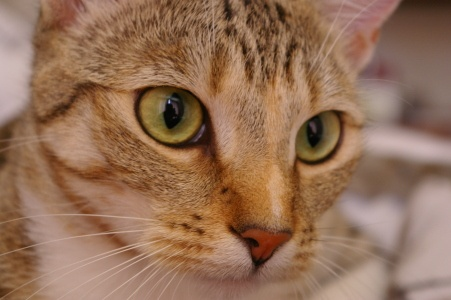
#> input picture images/1_cat.jpg, 451 x 300 px
$ python sobel.py --image ../images/1_cat.jpg --out results   (older library calls are emulated)
#> lines starting #> are read from the running program, lines starting #| are printed output that depends on the picture; after the words box and inside, x2 and y2 are one past the last pixel; in counts of white or black regions, pixels touching at a corner belong together; long printed decimals are rounded
# -*- coding: utf-8 -*-
"""
ЛР №1, вариант 1: фильтр (оператор) Собеля.

Что делает скрипт:
  1. Своя реализация оператора Собеля на NumPy (свёртка 3x3 вручную).
  2. Готовые реализации: OpenCV (cv2.Sobel) и scikit-image (skimage.filters.sobel).
  3. Сравнение своей реализации с OpenCV (максимальная разница).
  4. Сохраняет картинки для отчёта: Gx, Gy, модуль градиента, направление,
     бинарные границы и сравнение с библиотеками.

Запуск:
    python sobel.py --image ../images/1_cat.jpg --out results
"""

import argparse
import os

import cv2
import matplotlib.pyplot as plt
import numpy as np
from skimage.filters import sobel as sk_sobel

# Ядра Собеля
KX = np.array([[-1, 0, 1],
               [-2, 0, 2],
               [-1, 0, 1]], dtype=np.float64)
KY = KX.T  # [[-1,-2,-1],[0,0,0],[1,2,1]]


def convolve3x3(img, kernel):
    """Корреляция с ядром 3x3 (как в cv2.filter2D), края — отражение."""
    padded = np.pad(img, 1, mode="reflect")
    out = np.zeros_like(img, dtype=np.float64)
    h, w = img.shape
    for i in range(3):
        for j in range(3):
            out += kernel[i, j] * padded[i:i + h, j:j + w]
    return out


def sobel_numpy(gray):
    """Возвращает Gx, Gy, модуль градиента G и направление theta (в градусах)."""
    gray = gray.astype(np.float64)
    gx = convolve3x3(gray, KX)
    gy = convolve3x3(gray, KY)
    g = np.hypot(gx, gy)                      # G = sqrt(Gx^2 + Gy^2)
    theta = np.degrees(np.arctan2(gy, gx))    # направление градиента
    return gx, gy, g, theta


def to_uint8(a):
    a = np.abs(a)
    return (255 * a / a.max()).astype(np.uint8) if a.max() > 0 else a.astype(np.uint8)


def main():
    ap = argparse.ArgumentParser()
    ap.add_argument("--image", default="../images/1_cat.jpg")
    ap.add_argument("--out", default="results")
    ap.add_argument("--blur", type=int, default=3, help="размер гауссова размытия перед Собелем (0 — без)")
    ap.add_argument("--thr", type=float, default=0.2, help="порог для бинарных границ (доля от max G)")
    args = ap.parse_args()
    os.makedirs(args.out, exist_ok=True)

    img = cv2.imread(args.image)
#> img is the input picture: shape (300, 451, 3); mean B, G, R 86.8, 111.4, 147.7
    if img is None:
        raise FileNotFoundError(args.image)
    gray = cv2.cvtColor(img, cv2.COLOR_BGR2GRAY)
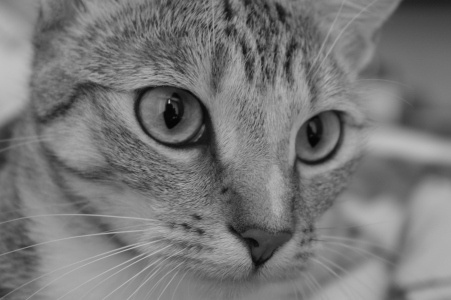
#> gray: shape (300, 451); min 3, max 194, mean 119.5
    if args.blur:
        gray = cv2.GaussianBlur(gray, (args.blur, args.blur), 0)  # подавляем шум

    # 1) своя реализация
    gx, gy, g, theta = sobel_numpy(gray)
#> after the loop in convolve3x3 (call 2), `for i in range(3):`:
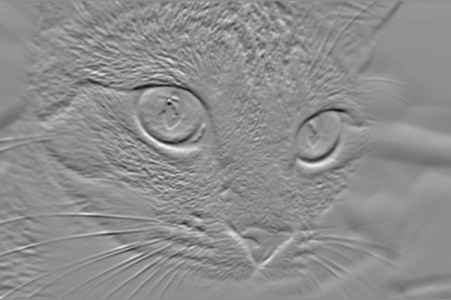
#> out: shape (300, 451) float64; min -327, max 262, mean 0.8; drawn with min black and max white
#> in sobel_numpy, `theta = np.degrees(np.arctan2(gy, gx))`:
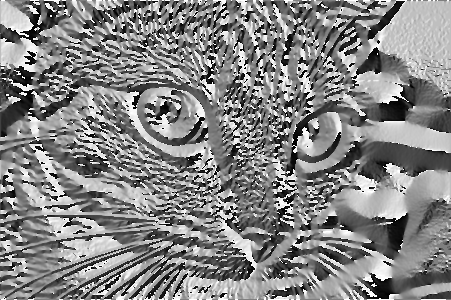
#> theta: shape (300, 451) float64; min -179.7, max 180, mean 8.4; drawn with min black and max white
    edges = (g > args.thr * g.max()).astype(np.uint8) * 255
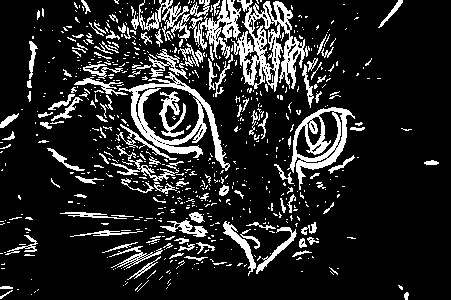
#> edges: shape (300, 451); 15.3% white; 696 white regions (575 under 20 px), largest, box (x1, y1, x2, y2) and area: (231, 0, 310, 92) 2788, (118, 72, 230, 171) 2277, (131, 0, 241, 59) 1985

    # 2) OpenCV
    cv_gx = cv2.Sobel(gray, cv2.CV_64F, 1, 0, ksize=3, borderType=cv2.BORDER_REFLECT_101)
    cv_gy = cv2.Sobel(gray, cv2.CV_64F, 0, 1, ksize=3, borderType=cv2.BORDER_REFLECT_101)
    cv_g = np.hypot(cv_gx, cv_gy)

    # 3) scikit-image (возвращает нормированный модуль градиента)
    sk_g = sk_sobel(gray.astype(np.float64) / 255)

    diff = np.abs(g - cv_g).max()
#> diff = 0
    print(f"Изображение: {args.image}, размер {gray.shape[1]}x{gray.shape[0]}")
#| Изображение: ../images/1_cat.jpg, размер 451x300
    print(f"Макс. |G| своя реализация: {g.max():.1f}, OpenCV: {cv_g.max():.1f}")
#| Макс. |G| своя реализация: 330.4, OpenCV: 330.4
    print(f"Максимальная разница своя vs OpenCV: {diff:.6f}")
#| Максимальная разница своя vs OpenCV: 0
    print(f"Доля пикселей-границ при пороге {args.thr}: {(edges > 0).mean():.3f}")
#| Доля пикселей-границ при пороге 0.2: 0.153

    # --- картинки для отчёта
    cv2.imwrite(os.path.join(args.out, "gx.png"), to_uint8(gx))
    cv2.imwrite(os.path.join(args.out, "gy.png"), to_uint8(gy))
    cv2.imwrite(os.path.join(args.out, "magnitude.png"), to_uint8(g))
    cv2.imwrite(os.path.join(args.out, "edges.png"), edges)

    # направление градиента цветом (оттенок = угол, яркость = модуль)
    hsv = np.zeros((*gray.shape, 3), np.uint8)
    hsv[..., 0] = ((theta + 180) / 2).astype(np.uint8)   # 0..180 для OpenCV
    hsv[..., 1] = 255
    hsv[..., 2] = to_uint8(g)
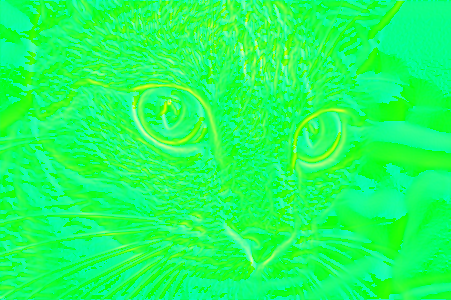
#> hsv: shape (300, 451, 3); mean of channels 0, 1, 2 93.7, 255, 29; drawn as B, G, R
    cv2.imwrite(os.path.join(args.out, "direction.png"), cv2.cvtColor(hsv, cv2.COLOR_HSV2BGR))
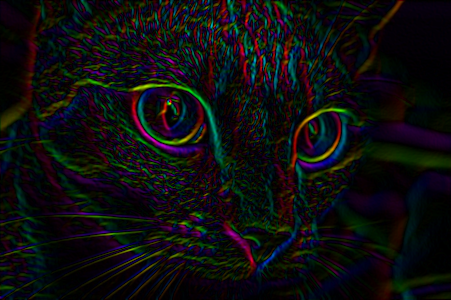
#> saved as direction.png: shape (300, 451, 3); mean B, G, R 14.7, 14, 14.3

    fig, ax = plt.subplots(2, 3, figsize=(13, 8))
    panels = [
        (cv2.cvtColor(img, cv2.COLOR_BGR2RGB), "Исходное"),
        (np.abs(gx), "Gx (вертикальные границы)"),
        (np.abs(gy), "Gy (горизонтальные границы)"),
        (g, "|G| — своя реализация"),
        (cv_g, "|G| — cv2.Sobel"),
        (sk_g, "|G| — skimage.filters.sobel"),
    ]
    for a, (im, title) in zip(ax.ravel(), panels):
        a.imshow(im, cmap=None if im.ndim == 3 else "gray")
        a.set_title(title)
        a.axis("off")
#> this loop made 6 passes
#> title on passes 1 to 6: 'Исходное', 'Gx (вертикальные границы)', 'Gy (горизонтальные границы)', '|G| — своя реализация', '|G| — cv2.Sobel', '|G| — skimage.filters.sobel'
    plt.tight_layout()
    plt.savefig(os.path.join(args.out, "comparison.png"), dpi=120)
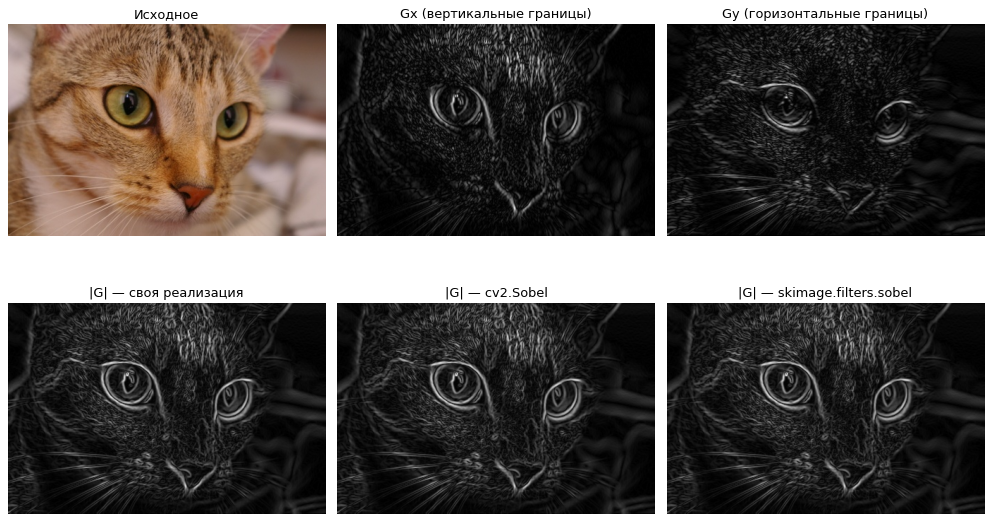
#> figure drawn by matplotlib, 6 panels
    print(f"Картинки сохранены в {args.out}/")


if __name__ == "__main__":
    main()

$ run again, with images/2_astronaut.jpg copied over images/1_cat.jpg
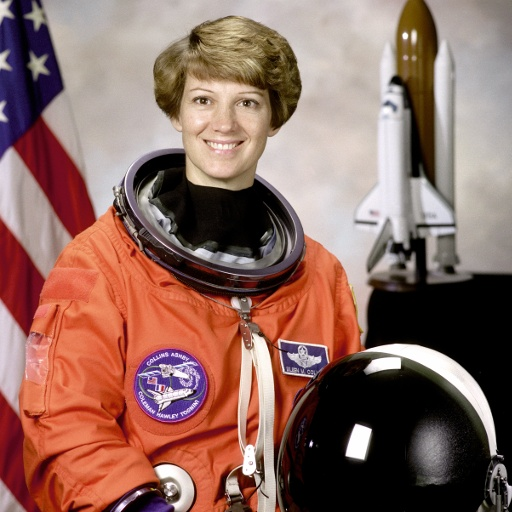
#> input picture images/2_astronaut.jpg, 512 x 512 px
#> in main, img is the input picture: shape (512, 512, 3); mean B, G, R 96.5, 105.8, 141.5
#> after the loop in convolve3x3 (call 2), `for i in range(3):`:
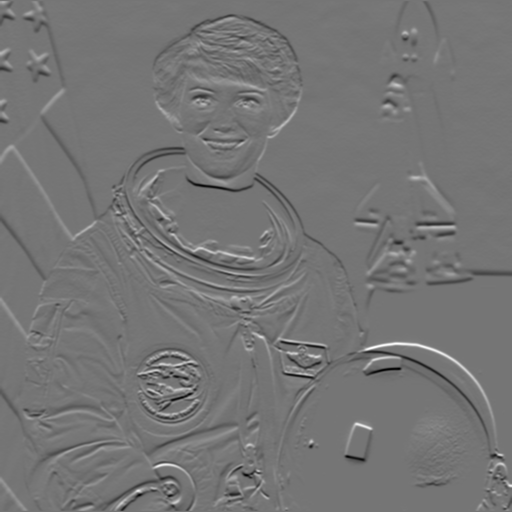
#> out: shape (512, 512) float64; min -631, max 736, mean -1.8; drawn with min black and max white
#> edges: shape (512, 512); 10.2% white; 316 white regions (212 under 20 px), largest, box (x1, y1, x2, y2) and area: (359, 277, 505, 461) 2106, (137, 351, 201, 420) 1811, (108, 147, 296, 286) 1806
#> diff = 0
#| Изображение: ../images/1_cat.jpg, размер 512x512
#| Макс. |G| своя реализация: 760.1, OpenCV: 760.1
#| Максимальная разница своя vs OpenCV: 0
#| Доля пикселей-границ при пороге 0.2: 0.102
#> in main, `cv2.imwrite(os.path.join(args.out, "direction.png"), cv2.cvtColor(hsv,..`:
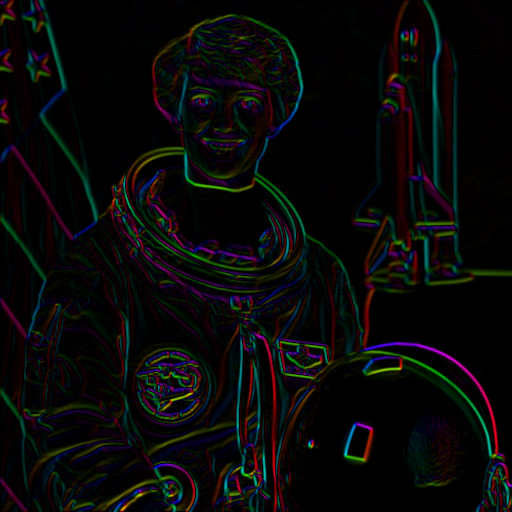
#> saved as direction.png: shape (512, 512, 3); mean B, G, R 8.3, 8.9, 8.8
#> the loop in main, `for a, (im, title) in zip(ax.ravel(), panels):` made 6 passes
#> title on passes 1 to 6: 'Исходное', 'Gx (вертикальные границы)', 'Gy (горизонтальные границы)', '|G| — своя реализация', '|G| — cv2.Sobel', '|G| — skimage.filters.sobel'

$ run again, with images/3_coffee.jpg copied over images/1_cat.jpg
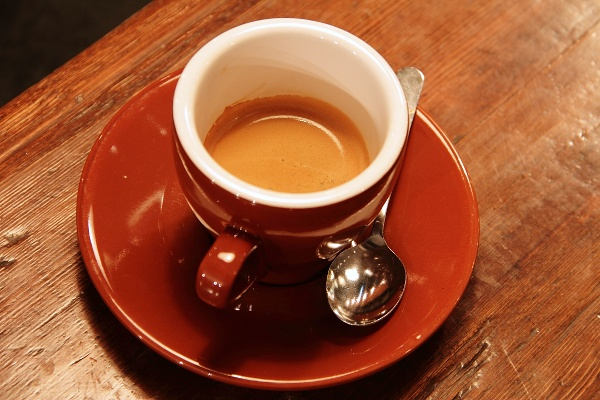
#> input picture images/3_coffee.jpg, 600 x 400 px
#> in main, img is the input picture: shape (400, 600, 3); mean B, G, R 51.5, 85.8, 158.5
#> after the loop in convolve3x3 (call 2), `for i in range(3):`:
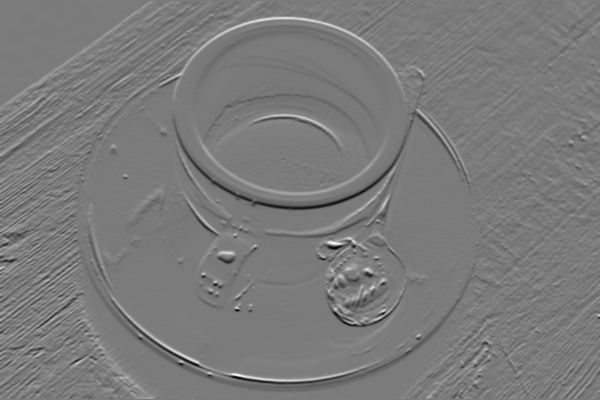
#> out: shape (400, 600) float64; min -523, max 561, mean -0.3; drawn with min black and max white
#> edges: shape (400, 600); 5.8% white in thin lines or dots
#> diff = 0
#| Изображение: ../images/1_cat.jpg, размер 600x400
#| Макс. |G| своя реализация: 680.2, OpenCV: 680.2
#| Максимальная разница своя vs OpenCV: 0
#| Доля пикселей-границ при пороге 0.2: 0.058
#> in main, `cv2.imwrite(os.path.join(args.out, "direction.png"), cv2.cvtColor(hsv,..`:
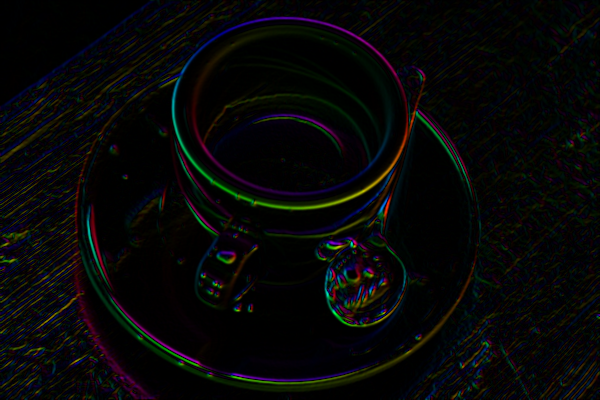
#> saved as direction.png: shape (400, 600, 3); mean B, G, R 7.2, 7.3, 7.1
#> the loop in main, `for a, (im, title) in zip(ax.ravel(), panels):` made 6 passes
#> title on passes 1 to 6: 'Исходное', 'Gx (вертикальные границы)', 'Gy (горизонтальные границы)', '|G| — своя реализация', '|G| — cv2.Sobel', '|G| — skimage.filters.sobel'
